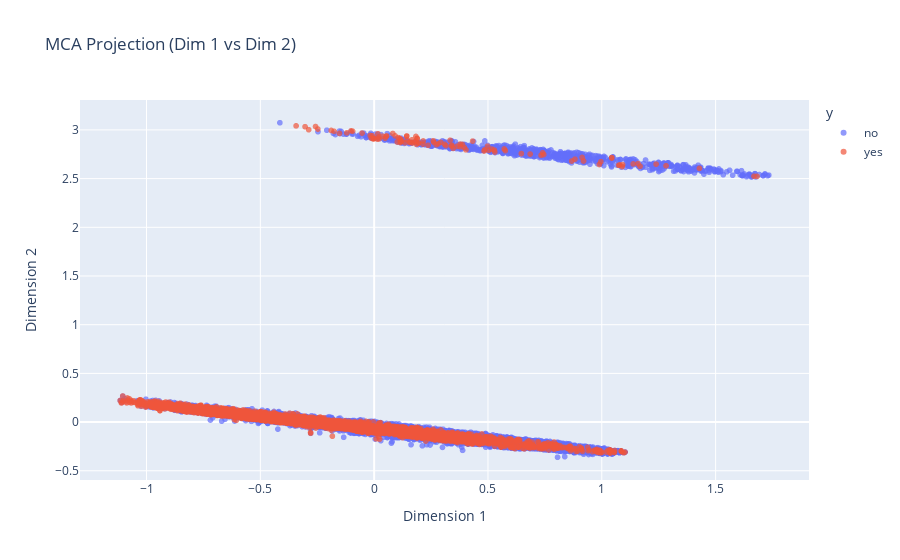

Notebook cell for this chart:
### Markdown cell above
These values are expected to be smaller than PCA since categorical data carries more scattered variance. The first two dimensions (≈10%) already capture the main categorical structure.

### Code cell
mca_coords = mca.row_coordinates(df_cat.drop(columns='y'))
mca_coords['y'] = df_cat['y'].values
fig = px.scatter(
    mca_coords, 
    x=0, 
    y=1, 
    color='y',
    title="MCA Projection (Dim 1 vs Dim 2)",
    labels={'0': 'Dimension 1', '1': 'Dimension 2'},
    opacity=0.7
)
fig.show()

### Figure 1 — Plotly figure (JSON) as saved in the notebook; plotly's stock layout.template omitted (floating-point values rounded to 4 significant figures; data arrays with more than 128 entries replaced by an {"elided": "..."} marker saying what was removed)
{"data": [{"hovertemplate": "y=no<br>Dimension 1=%{x}<br>Dimension 2=%{y}<extra></extra>", "legendgroup": "no", "marker": {"color": "#636efa", "opacity": 0.7, "symbol": "circle"}, "mode": "markers", "name": "no", "showlegend": true, "type": "scattergl", "x": {"elided": "36548 float values"}, "xaxis": "x", "y": {"elided": "36548 float values"}, "yaxis": "y"}, {"hovertemplate": "y=yes<br>Dimension 1=%{x}<br>Dimension 2=%{y}<extra></extra>", "legendgroup": "yes", "marker": {"color": "#EF553B", "opacity": 0.7, "symbol": "circle"}, "mode": "markers", "name": "yes", "showlegend": true, "type": "scattergl", "x": {"elided": "4640 float values"}, "xaxis": "x", "y": {"elided": "4640 float values"}, "yaxis": "y"}], "layout": {"legend": {"title": {"text": "y"}, "tracegroupgap": 0}, "title": {"text": "MCA Projection (Dim 1 vs Dim 2)"}, "xaxis": {"anchor": "y", "domain": [0, 1], "title": {"text": "Dimension 1"}}, "yaxis": {"anchor": "x", "domain": [0, 1], "title": {"text": "Dimension 2"}}}}
